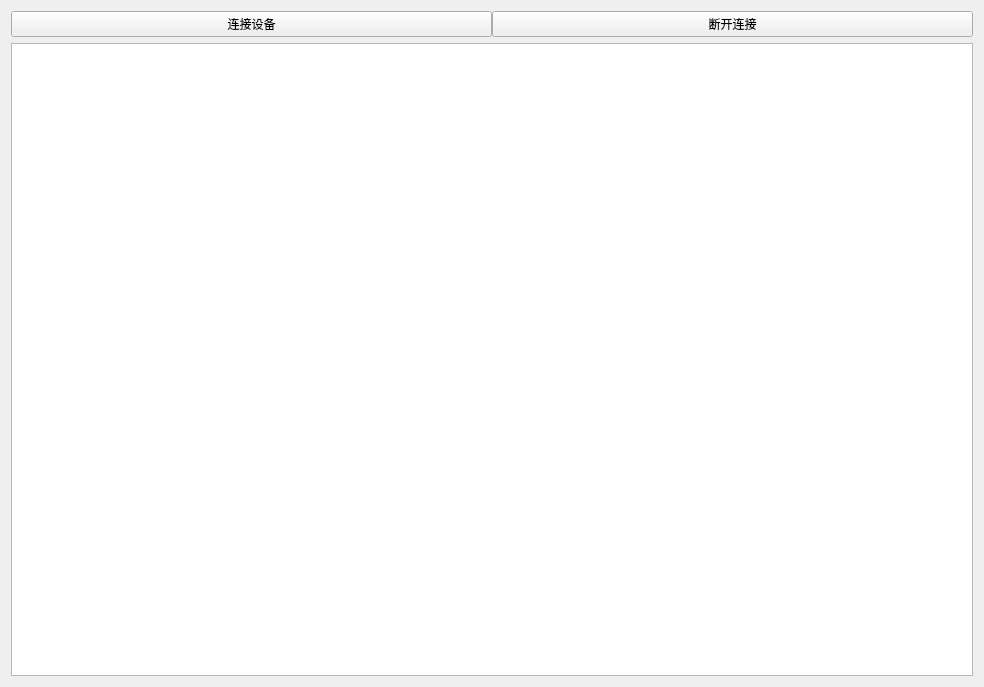
<?xml version="1.0" encoding="UTF-8"?>
<ui version="4.0">
 <class>ftpform</class>
 <widget class="QWidget" name="ftpform">
  <property name="geometry">
   <rect>
    <x>0</x>
    <y>0</y>
    <width>984</width>
    <height>687</height>
   </rect>
  </property>
  <property name="windowTitle">
   <string>Form</string>
  </property>
  <layout class="QGridLayout" name="gridLayout">
   <item row="0" column="0">
    <layout class="QVBoxLayout" name="verticalLayout">
     <item>
      <widget class="QWidget" name="widget_3" native="true">
       <layout class="QGridLayout" name="gridLayout_2">
        <property name="leftMargin">
         <number>0</number>
        </property>
        <property name="topMargin">
         <number>0</number>
        </property>
        <property name="rightMargin">
         <number>0</number>
        </property>
        <property name="bottomMargin">
         <number>0</number>
        </property>
        <property name="horizontalSpacing">
         <number>0</number>
        </property>
        <item row="0" column="0">
         <layout class="QHBoxLayout" name="horizontalLayout_2">
          <item>
           <widget class="QPushButton" name="FTPconnect">
            <property name="text">
             <string>连接设备</string>
            </property>
           </widget>
          </item>
          <item>
           <widget class="QPushButton" name="pushButton_2">
            <property name="text">
             <string>断开连接</string>
            </property>
           </widget>
          </item>
         </layout>
        </item>
       </layout>
      </widget>
     </item>
     <item>
      <widget class="QTableWidget" name="tableWidget"/>
     </item>
    </layout>
   </item>
  </layout>
 </widget>
 <resources/>
 <connections/>
</ui>
